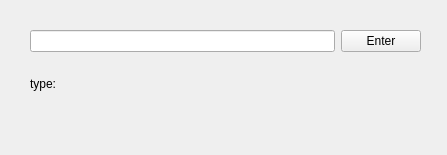
<?xml version="1.0" encoding="UTF-8"?>
<ui version="4.0">
 <class>MainWindow</class>
 <widget class="QMainWindow" name="MainWindow">
  <property name="geometry">
   <rect>
    <x>0</x>
    <y>0</y>
    <width>447</width>
    <height>155</height>
   </rect>
  </property>
  <property name="windowTitle">
   <string>MainWindow</string>
  </property>
  <widget class="QWidget" name="centralwidget">
   <widget class="QWidget" name="verticalLayoutWidget">
    <property name="geometry">
     <rect>
      <x>30</x>
      <y>30</y>
      <width>391</width>
      <height>81</height>
     </rect>
    </property>
    <layout class="QVBoxLayout" name="verticalLayout">
     <item>
      <layout class="QHBoxLayout" name="horizontalLayout_2">
       <property name="spacing">
        <number>6</number>
       </property>
       <item>
        <widget class="QLineEdit" name="lineEdit"/>
       </item>
       <item>
        <widget class="QPushButton" name="pushButton">
         <property name="text">
          <string>Enter</string>
         </property>
        </widget>
       </item>
      </layout>
     </item>
     <item>
      <layout class="QHBoxLayout" name="horizontalLayout">
       <item>
        <widget class="QLabel" name="label_2">
         <property name="sizePolicy">
          <sizepolicy hsizetype="Fixed" vsizetype="Fixed">
           <horstretch>0</horstretch>
           <verstretch>0</verstretch>
          </sizepolicy>
         </property>
         <property name="text">
          <string>type:</string>
         </property>
        </widget>
       </item>
       <item>
        <widget class="QLabel" name="label">
         <property name="sizePolicy">
          <sizepolicy hsizetype="Preferred" vsizetype="Preferred">
           <horstretch>0</horstretch>
           <verstretch>0</verstretch>
          </sizepolicy>
         </property>
         <property name="text">
          <string/>
         </property>
        </widget>
       </item>
      </layout>
     </item>
    </layout>
   </widget>
  </widget>
 </widget>
 <resources/>
 <connections/>
</ui>
